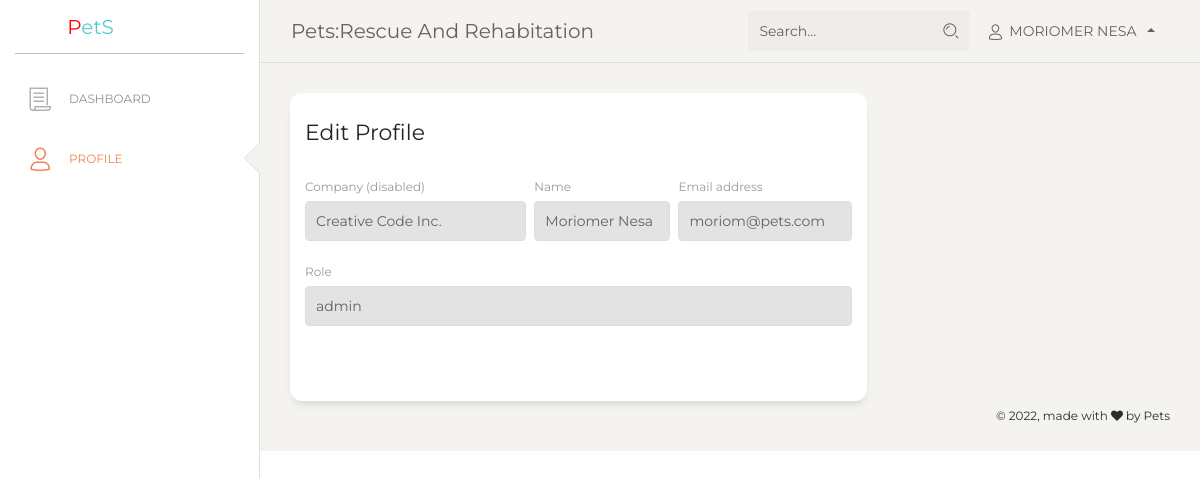
/admin/profile.php (signed in), run on an earlier commit of the app's database.
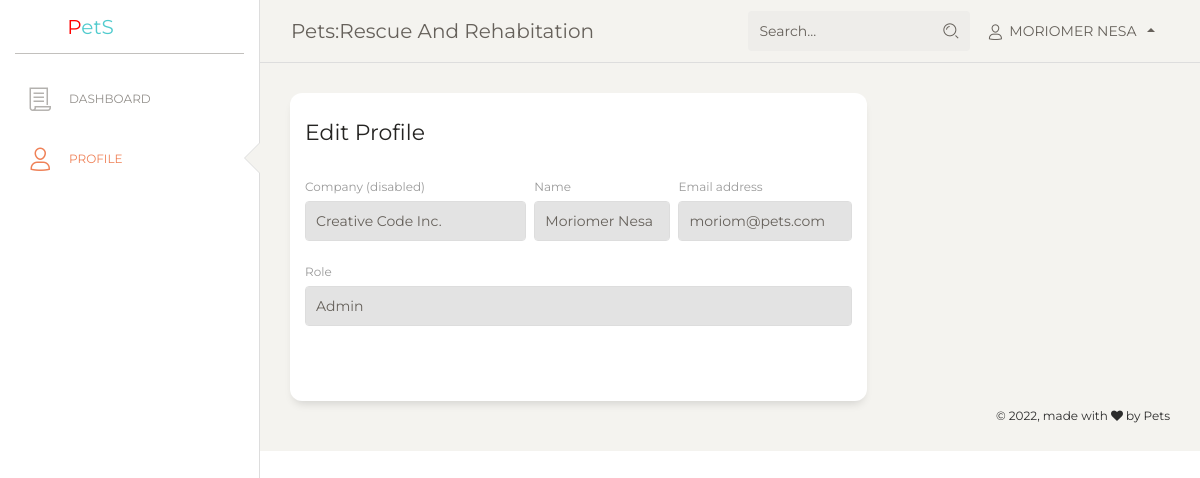
And on a later commit of the database.
### tables this page shows
CREATE TABLE `users` (
  `id` int(11) NOT NULL,
  `name` varchar(100) DEFAULT NULL,
  `email` varchar(100) DEFAULT NULL,
  `password` varchar(100) DEFAULT NULL,
  `role` varchar(100) DEFAULT 'inactive'
);

### admin/profile.php (the view, shortened to what the changed rows need)
<?php
include "includes/header.php";
include "../adoption/config.php";
$email = $_SESSION['email'];
$sql = 'SELECT * FROM users WHERE email = "'.$email.'"';
$result = mysqli_query($conn,$sql);
$user = mysqli_fetch_assoc($result);
?>
<body class="">
    <div class="wrapper ">
        <div class="main-panel">
            <div class="content">
                <div class="row">
                    <div class="col-md-8">
                        <div class="card card-user">
                            <div class="card-body">
                                <form>
                                    <div class="row">
                                        <div class="col-md-3 px-1">
                                            <div class="form-group">
                                                <label>Name</label>
                                                <input type="text" disabled="" class="form-control" placeholder="Username"
                                                    value="<?php echo $user['name']?>">
                                            </div>
                                        </div>
                                        <div class="col-md-4 pl-1">
                                            <div class="form-group">
                                                <label for="exampleInputEmail1">Email address</label>
                                                <input type="email" disabled="" class="form-control" placeholder="Email" value="<?php echo $user['email'];?>">
                                            </div>
                                        </div>
                                    </div>
                                    <div class="row">
                                        <div class="col-md-12">
                                            <div class="form-group">
                                                <label>Role</label>
                                                <input
                                                    class="form-control" disabled="" type='text' value="<?php echo $user['role'];?>">
                                            </div>
                                        </div>
                                    </div>
                                </form>
                            </div>
                        </div>
                    </div>
                </div>
            </div>
            <?php include "includes/footer.php"; ?>

What changed in the data, as far as the page shows it:
changed users "Moriomer Nesa": role "admin" → "Admin"
